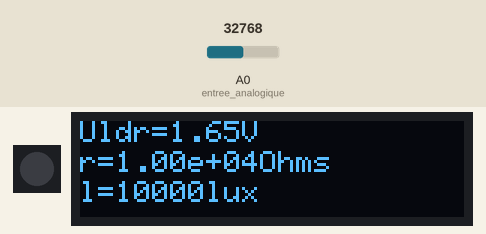
The program below on a simulated CircuitPython board. Shown: 1 RGB LEDs in strip order, left to right, 128×32 one-colour display. The inputs (shaded band) are chosen by the test bench; at power-on: A0 (entree_analogique) = 32768 (analog values on the 0–65535 scale). Library files of the repository ran but are not shown: utilities.py; what the program prints to the serial console is not drawn.

Above: at 2.2 s.
2.3 s: A0 (entree_analogique) set to 45874
At 3.6 s:
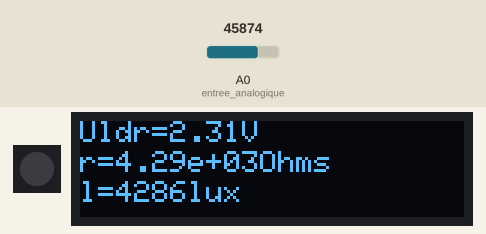
4.7 s: A0 (entree_analogique) set to 57670
At 6.3 s:
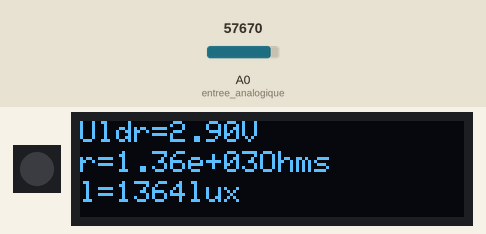
6.8 s: A0 (entree_analogique) set to 65535
At 8.8 s:
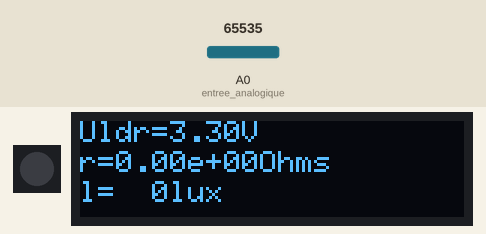
Timing chart, 0 to 10.3 s (numbered marks = the images above; inputs shaded):
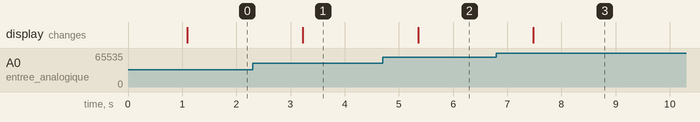

Measured:
- after the input at 2.3 s, the display: changes after 0.93 s (image 1)
- after the input at 4.7 s, the display: changes after 0.65 s (image 2)
- after the input at 6.8 s, the display: changes after 0.68 s (image 3)

The program:

TP_photoresistance.py
```python
import board
from analogio import AnalogIn
import time
from utilities import Notification

# ------------ parametres (pour le professeur) ----------
broche_entree = board.A0  # broche d'entree du potentiomètre
Rpont = 10000  # Ohms - Résistance du pont


# -------------------------------------------------------


# ################## MODELE A MODIFIER PAR L'ELEVE ############################
# calcul de la luminosité
def calcul_luminosite(R):
    lum = R * 1.0
    return lum


# ############################################################################


# configuration de l'entrée analogique
entree_analogique = AnalogIn(broche_entree)
# config des notifications
notif = Notification()
# show logo at startup
notif.oled_logo('saintex_logo.bin')
time.sleep(1)

# boucle
while True:
    # calculer la tension à l'entrée analogique
    tension = entree_analogique.value * 3.3 / 65535
    # calculer la résistance de la photorésistance
    r = Rpont * (3.3 / tension - 1)
    # calculer la luminosité par le modèle
    luminosite = calcul_luminosite(r)
    # afficher les valeurs (lcd ou serie)
    notif.notify(text='Uldr={:3.2f}V\nr={:3.2e}Ohms\nl={:3.0f}lux'.format(tension, r, luminosite))
    # attendre 1s
    time.sleep(1)
```
